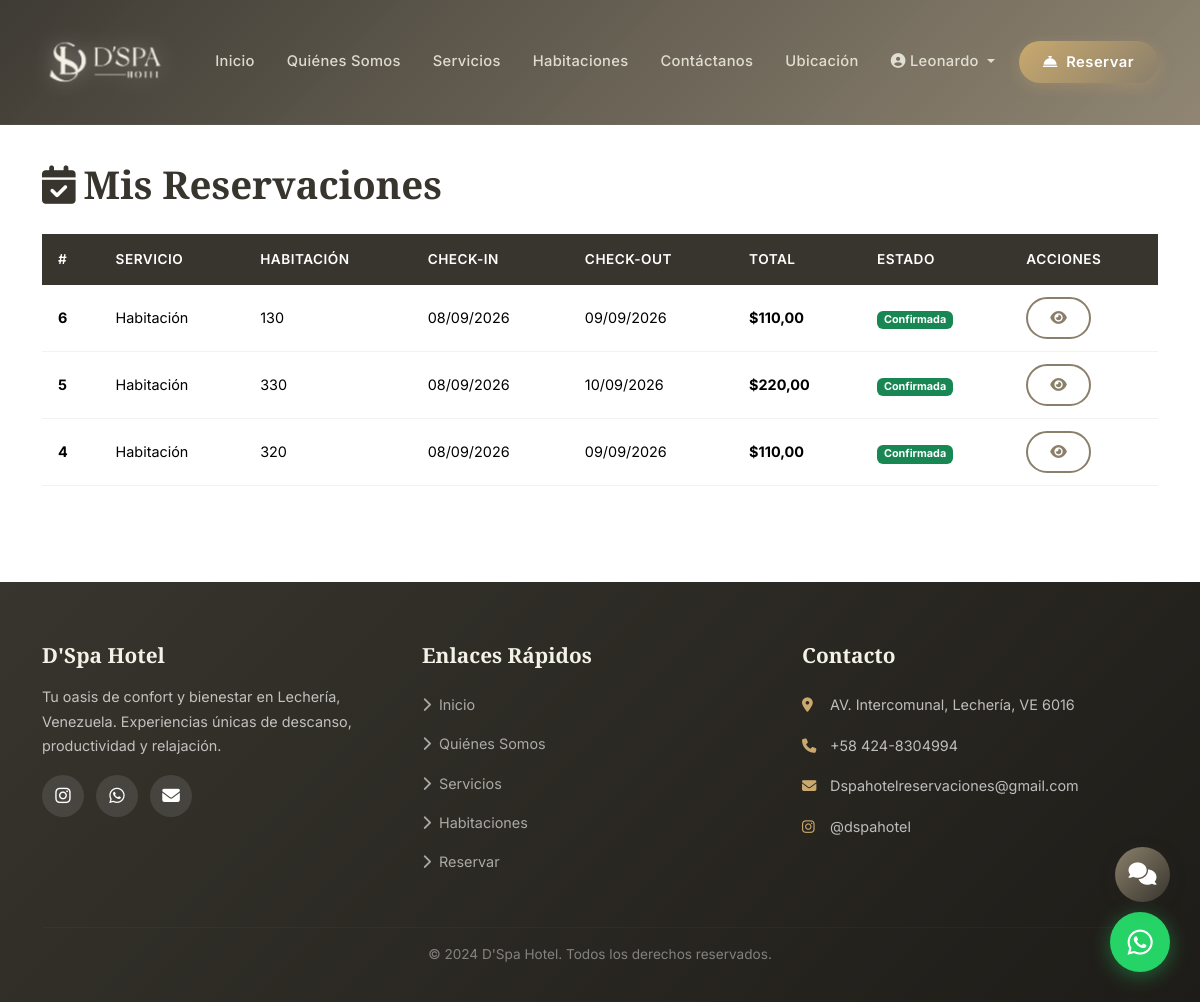
The page /reservations/my-reservations/ (signed in) on the database as committed earlier.
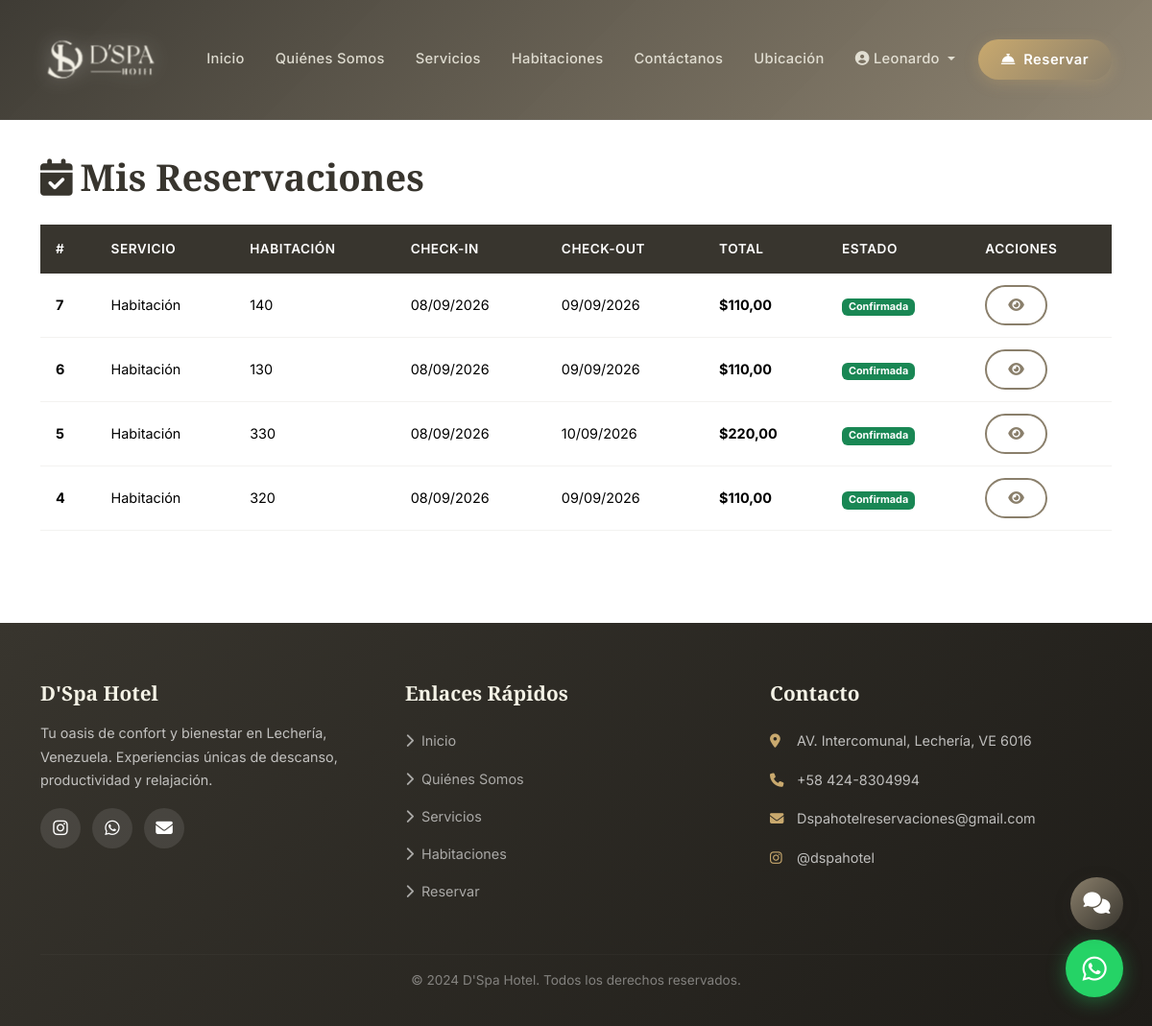
The same page on the database as committed later.
### reservations/models.py (models this page shows, shortened)
class Reservation(models.Model):
    SERVICE_CHOICES = [
        ('room', 'Habitación'),
        ('gym', 'Gimnasio'),
        ('spa', 'Spa'),
        ('sauna', 'Sauna'),
        ('jacuzzi', 'Jacuzzi'),
        ('pool', 'Piscina'),
        ('event_room', 'Salón de Eventos'),
        ('conference', 'Sala de Conferencias'),
        ('restaurant', 'Restaurante'),
    ]
    STATUS_CHOICES = [
        ('pending', 'Pendiente de Pago'),
        ('payment_uploaded', 'Comprobante Subido'),
        ('confirmed', 'Confirmada'),
        ('cancelled', 'Cancelada'),
        ('completed', 'Completada'),
    ]
    customer = models.ForeignKey(Customer, on_delete=models.CASCADE, verbose_name="Cliente", related_name='reservations')
    service_type = models.CharField(max_length=20, choices=SERVICE_CHOICES, verbose_name="Servicio")
    room = models.ForeignKey(Room, on_delete=models.SET_NULL, null=True, blank=True, verbose_name="Habitación")
    check_in = models.DateField(verbose_name="Check-in")
    check_out = models.DateField(verbose_name="Check-out")
    adults_count = models.IntegerField(default=1, verbose_name="Adultos")
    children_count = models.IntegerField(default=0, verbose_name="Niños")
    total_price = models.DecimalField(max_digits=10, decimal_places=2, verbose_name="Precio Total")
    status = models.CharField(max_length=20, choices=STATUS_CHOICES, default='pending', verbose_name="Estado")
    special_requests = models.TextField(blank=True, verbose_name="Peticiones Especiales")
    created_at = models.DateTimeField(auto_now_add=True, verbose_name="Fecha de Creación")
    class Meta:
        ordering = ['-created_at']
        verbose_name = "Reservación"
        verbose_name_plural = "Reservaciones"

### core/models.py (models this page shows, shortened)
class Room(models.Model):
    ROOM_TYPES = [
        ('doble', 'Habitación Doble'),
        ('deluxe', 'Habitación Deluxe'),
    ]
    STATUS_CHOICES = [
        ('available', 'Disponible'),
        ('occupied', 'Ocupada'),
        ('maintenance', 'Mantenimiento'),
        ('reserved', 'Reservada'),
    ]
    SALES_CHANNEL_CHOICES = [
        ('web', 'Portal Web'),
        ('puerta', 'Venta por Puerta'),
    ]
    room_type = models.CharField(max_length=20, choices=ROOM_TYPES, verbose_name="Tipo")
    room_number = models.CharField(max_length=10, unique=True, verbose_name="Número")
    floor = models.IntegerField(default=1, verbose_name="Piso")
    description = models.TextField(verbose_name="Descripción")
    detailed_description = models.TextField(verbose_name="Descripción Detallada", help_text="Incluir amenities y características")
    capacity_adults = models.IntegerField(default=2, verbose_name="Capacidad Adultos")
    capacity_children = models.IntegerField(default=0, verbose_name="Capacidad Niños")
    price_per_night = models.DecimalField(max_digits=10, decimal_places=2, verbose_name="Precio por Noche", help_text="Precio base en USD (sin IVA)")
    extra_guest_fee = models.DecimalField(max_digits=10, decimal_places=2, default=0, verbose_name="Cargo por Persona Adicional", help_text="Aplica para hab. dobles ($20 por persona adicional)")
    status = models.CharField(max_length=20, choices=STATUS_CHOICES, default='available', verbose_name="Estado")
    sales_channel = models.CharField(max_length=20, choices=SALES_CHANNEL_CHOICES, default='web', verbose_name="Canal de Venta", help_text="Las habitaciones de 'Puerta' no se muestran en el portal web")
    has_terrace = models.BooleanField(default=True, verbose_name="Terraza")
    has_safe = models.BooleanField(default=True, verbose_name="Caja Fuerte")
    has_tv = models.BooleanField(default=True, verbose_name="TV")
    has_closet = models.BooleanField(default=True, verbose_name="Closet")
    has_minibar = models.BooleanField(default=False, verbose_name="Mini Nevera")
    has_balcony = models.BooleanField(default=False, verbose_name="Balcón")
    is_active = models.BooleanField(default=True, verbose_name="Activa")
    class Meta:
        ordering = ['room_type', 'room_number']
        verbose_name = "Habitación"
        verbose_name_plural = "Habitaciones"

### reservations/views.py (the view)
# urls.py: path('my-reservations/', views.my_reservations, name='my_reservations'),
@login_required
def my_reservations(request):
    try:
        customer = Customer.objects.get(user=request.user)
        reservations = Reservation.objects.filter(customer=customer).order_by('-created_at')
    except Customer.DoesNotExist:
        reservations = []
    context = {
        'reservations': reservations,
    }
    return render(request, 'reservations/my_reservations.html', context)

### reservations/templates/reservations/my_reservations.html (shortened to what this page needs)
{% extends 'core/base.html' %}
{% load static %}
{% block content %}
<section class="section-padding" style="margin-top: 80px;">
    <div class="container">
        <h2 class="section-title mb-4"><i class="fas fa-calendar-check me-2"></i>Mis Reservaciones</h2>
        {% if reservations %}
        <div class="table-responsive">
            <table class="table table-custom">
                <thead>
                    <tr>
                        <th>#</th>
                        <th>Servicio</th>
                        <th>Habitación</th>
                        <th>Check-in</th>
                        <th>Check-out</th>
                        <th>Total</th>
                        <th>Estado</th>
                        <th>Acciones</th>
                    </tr>
                </thead>
                <tbody>
                    {% for reservation in reservations %}
                    <tr>
                        <td><strong>{{ reservation.id }}</strong></td>
                        <td>{{ reservation.get_service_type_display }}</td>
                        <td>{% if reservation.room %}{{ reservation.room.room_number }}{% else %}-{% endif %}</td>
                        <td>{{ reservation.check_in|date:"d/m/Y" }}</td>
                        <td>{{ reservation.check_out|date:"d/m/Y" }}</td>
                        <td><strong>${{ reservation.total_price }}</strong></td>
                        <td>
                            <span class="badge
                                {% if reservation.status == 'confirmed' %}bg-success
                                {% elif reservation.status == 'pending' %}bg-warning text-dark
                                {% elif reservation.status == 'payment_uploaded' %}bg-info
                                {% elif reservation.status == 'cancelled' %}bg-danger
                                {% elif reservation.status == 'completed' %}bg-secondary
                                {% endif %}">
                                {{ reservation.get_status_display }}
                            </span>
                        </td>
                        <td>
                            <div class="btn-group btn-group-sm">
                                <a href="{% url 'reservation_confirmation' reservation.id %}" class="btn btn-outline-custom btn-sm" title="Ver">
                                    <i class="fas fa-eye"></i>
                                </a>
                            </div>
                        </td>
                    </tr>
                    {% endfor %}
                </tbody>
            </table>
        </div>
        {% endif %}
    </div>
</section>
{% endblock %}

Rows that differ between the two databases and show on the page:
added Reservation: id "7", service_type "Habitación", room.room_number "140", check_in "08/09/2026", check_out "09/09/2026", total_price "110,00", status "Confirmada"
